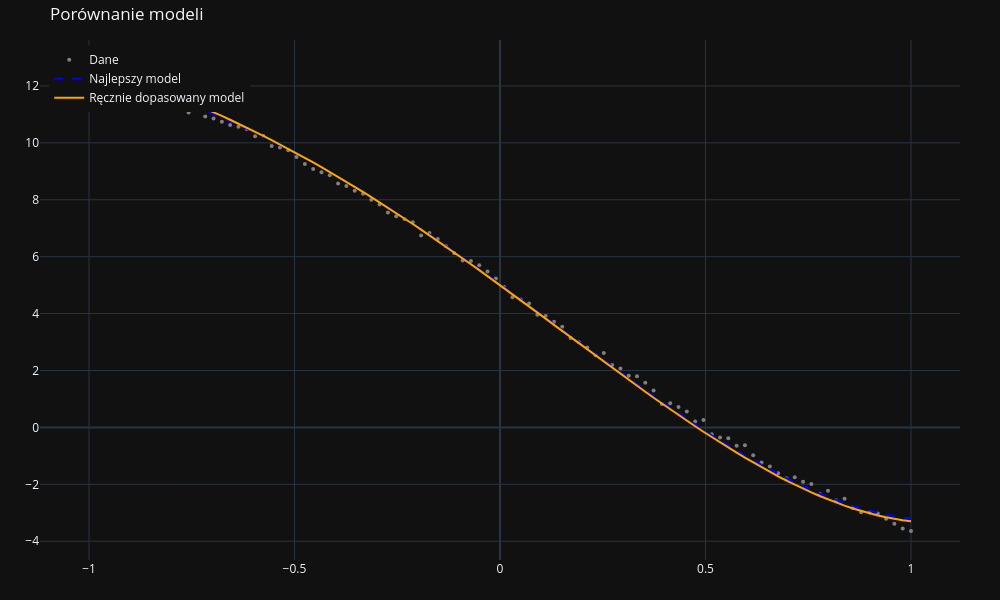

This figure's notebook cell:
### Code cell
from IPython.display import display, HTML

# Wizualizacja najlepszego dopasowania
y_best = sum(c * x**i for i, c in enumerate(best_coeffs))

fig = go.Figure()
fig.add_trace(go.Scatter(x=x, y=y, mode='markers', name='Dane', marker=dict(size=4, color='gray')))
fig.add_trace(go.Scatter(x=x, y=y_best, mode='lines', name='Najlepszy model', line=dict(color='blue', dash='dash')))
fig.add_trace(go.Scatter(x=x, y=y_manual, mode='lines', name='Ręcznie dopasowany model', line=dict(color='orange')))

fig.update_layout(
    title="Porównanie modeli",
    height=600,
    width=1000,
    margin=dict(l=40, r=40, t=40, b=40),
    legend=dict(x=0.01, y=0.99),
)
fig.show()

sample_indices = [0, len(x)//4, len(x)//2, 3*len(x)//4, len(x)-1]

html_content = "<div aria-live='polite' style='margin-top: 20px; font-size: 16px;'>"
html_content += "<b>Porównanie predykcji na przykładowych punktach:</b><ul>"

for idx in sample_indices:
    xi = x[idx]
    yi = y[idx]
    yp_man = y_manual[idx]
    yp_best = y_best[idx]
    
    html_content += (
        f"<li>Dla x={xi:.2f}: rzeczywista wartość y={yi:.2f}. "
        f"Twój model: {yp_man:.2f}. Najlepszy model: {yp_best:.2f}.</li>"
    )

html_content += "</ul></div>"

display(HTML(html_content))
